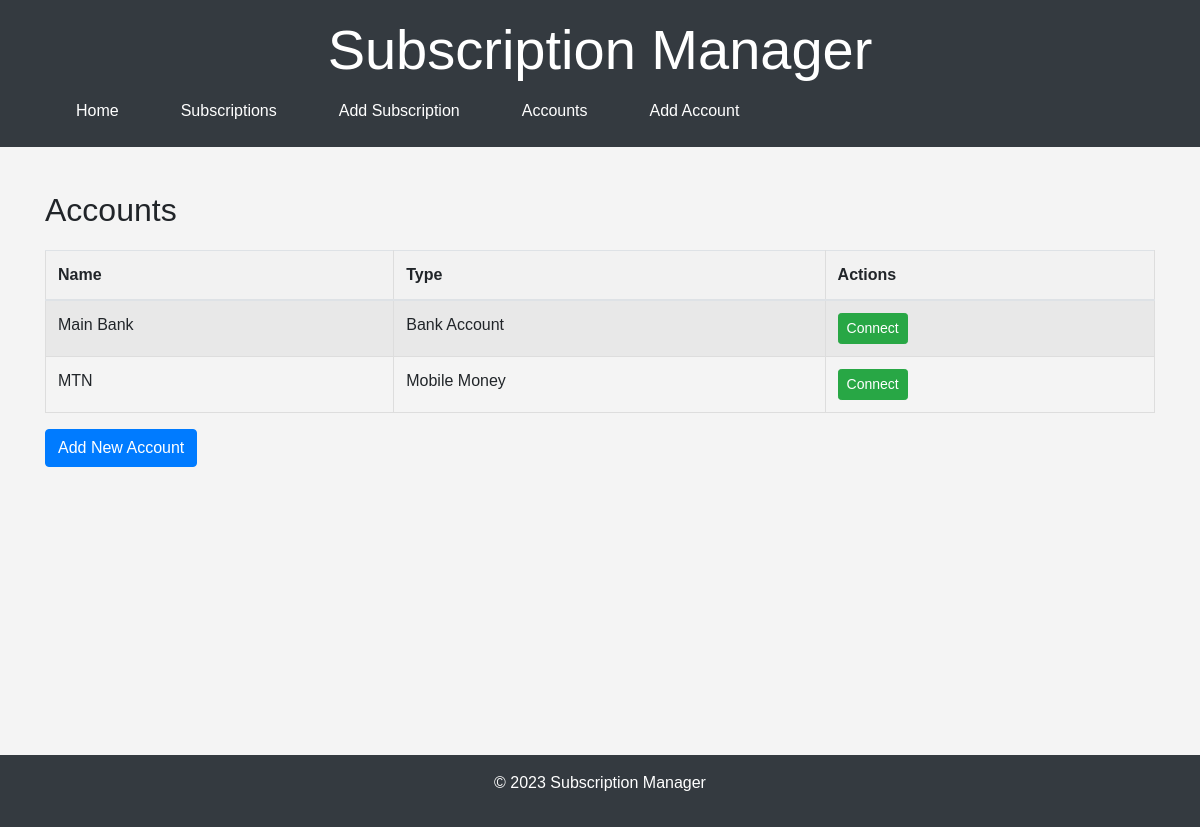
The page /accounts/ on the database as committed earlier.
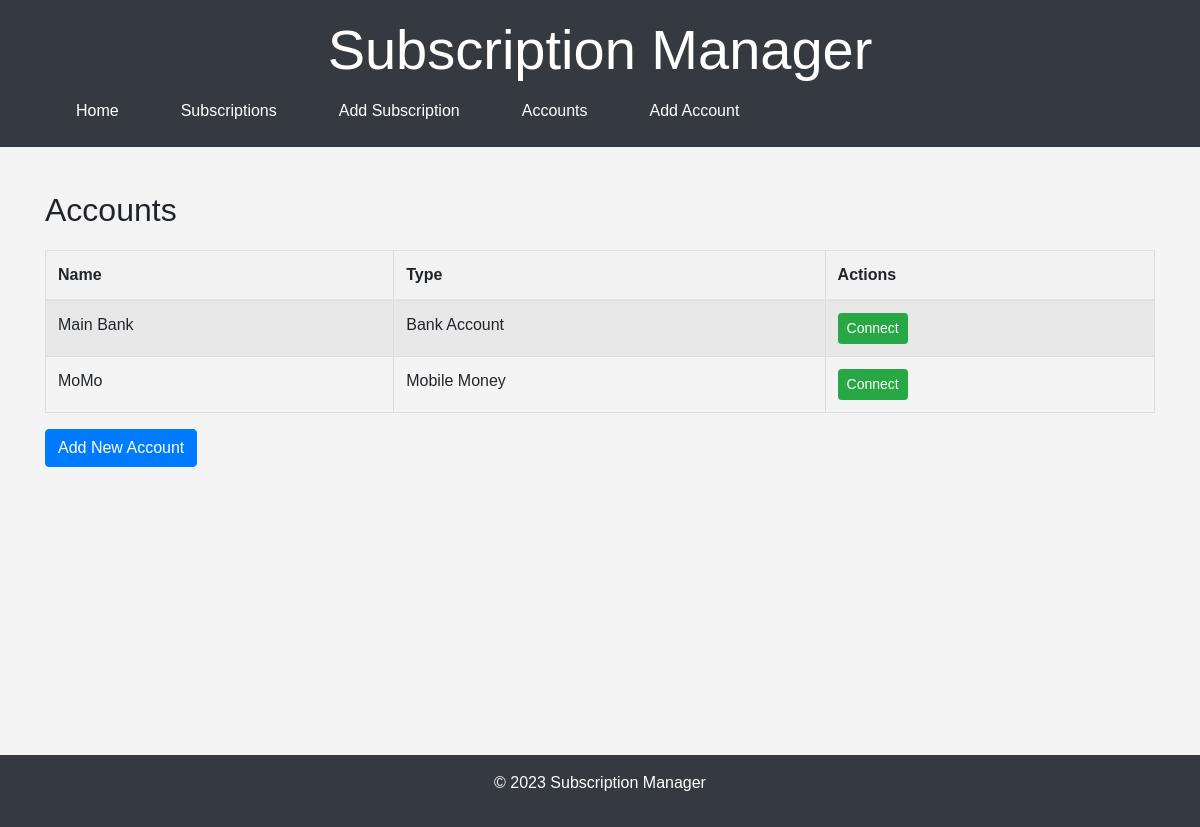
The same page on the database as committed later.
### models.py (models this page shows)
class Account(Base):
    __tablename__ = "accounts"
    id = Column(Integer, primary_key=True, index=True)
    account_name = Column(String)
    account_type = Column(String)
    subscriptions = relationship("Subscription", back_populates="account")

### main.py (the view)
@app.get("/accounts/")
def read_accounts(request: Request, db: Session = Depends(get_db)):
    try:
        accounts = crud.get_accounts(db)
        return templates.TemplateResponse("accounts.html", {"request": request, "accounts": accounts})
    except Exception as e:
        logging.error(f"Error fetching accounts data: {e}")
        raise HTTPException(status_code=500, detail="Internal Server Error")

### Templates/accounts.html
{% extends "base.html" %}
{% block content %}
<h2>Accounts</h2>
<table class="table table-striped">
    <thead>
        <tr>
            <th>Name</th>
            <th>Type</th>
            <th>Actions</th>
        </tr>
    </thead>
    <tbody>
        {% for account in accounts %}
        <tr>
            <td>{{ account.account_name }}</td>
            <td>{{ account.account_type }}</td>
            <td>
                <form method="post" action="/accounts/connect/{{ account.id }}" style="display:inline;">
                    <button type="submit" class="btn btn-success btn-sm">Connect</button>
                </form>
            </td>
        </tr>
        {% endfor %}
    </tbody>
</table>
<a href="/accounts/add/" class="btn btn-primary">Add New Account</a>
{% endblock %}

### Templates/base.html (shortened to what this page needs)
<!DOCTYPE html>
<html lang="en">
<head>
    <link rel="stylesheet" href="https://stackpath.bootstrapcdn.com/bootstrap/4.5.2/css/bootstrap.min.css">
    <link rel="stylesheet" href="/static/css/styles.css">
</head>
<body>
    <header class="bg-dark text-white py-3">
        <div class="container">
            <h1 class="display-4">Subscription Manager</h1>
            <nav class="nav nav-pills">
                <a class="nav-link text-white" href="/">Home</a>
                <a class="nav-link text-white" href="/subscriptions/">Subscriptions</a>
                <a class="nav-link text-white" href="/subscriptions/add/">Add Subscription</a>
                <a class="nav-link text-white" href="/accounts/">Accounts</a>
                <a class="nav-link text-white" href="/accounts/add/">Add Account</a>
            </nav>
        </div>
    </header>
    <main class="container my-4">
        {% block content %}{% endblock %}
    </main>
    <footer class="bg-dark text-white text-center py-3">
        <div class="container">
            <p>&copy; 2023 Subscription Manager</p>
        </div>
    </footer>
</body>
</html>

### Static/css/styles.css (style rules this page uses)
body { font-family: Arial, sans-serif; margin: 0; padding: 0; background-color: #f4f4f4; }
header { background-color: #333; color: #fff; padding: 1em 0; text-align: center; }
nav a { color: #fff; margin: 0 15px; text-decoration: none; }
main { padding: 20px; min-height: 80vh; }
table { width: 100%; border-collapse: collapse; margin: 20px 0; }
table, th, td { border: 1px solid #ddd; padding: 8px; }
th { background-color: #f2f2f2; }

### Templates/base.html (style rules this page uses)
main { min-height: 70vh; padding-top: 20px; padding-bottom: 20px; }

Rows that differ between the two databases and show on the page:
changed Account "Mobile Money": account_name "MTN" → "MoMo"
